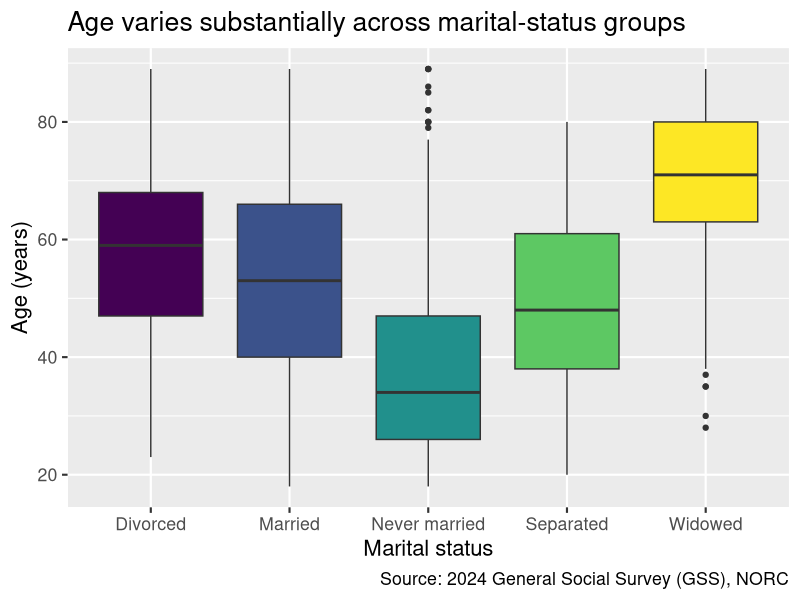
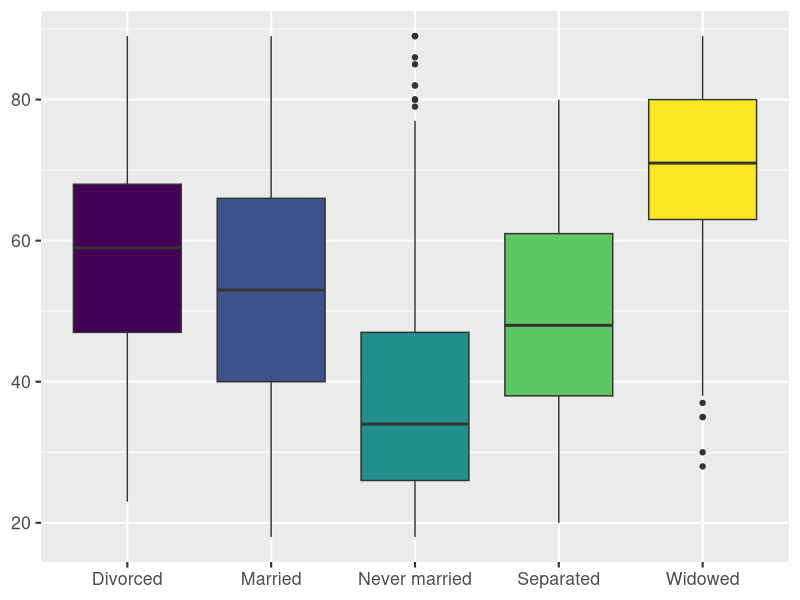
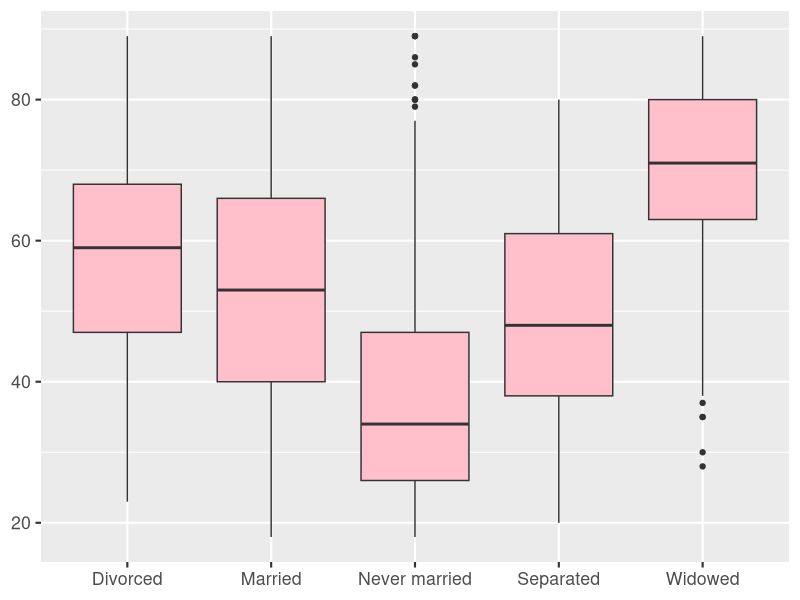

The R source for these figures, in order:
## ---- chunk 1
#| label: setup
#| include: false
ggplot2::theme_set(ggplot2::theme_gray(base_size = 16))
## ---- chunk 2
#| label: load-packages
#| message: false
library(tidyverse)
## ---- chunk 3
#| label: load-gss-data
#| message: false
gss <- read_csv("data/gss-2024.csv")
## ---- chunk 4
#| label: gss-view
gss
## ---- chunk 5
#| label: age-marital-boxplot
#| fig-width: 9
#| fig-height: 4.5
ggplot(gss, aes(x = marital_status, y = age, fill = marital_status)) +
  geom_boxplot(show.legend = FALSE) +
  labs(
    title = "Age varies substantially across marital-status groups",
    x = "Marital status",
    y = "Age (years)",
    caption = "Source: 2024 General Social Survey (GSS), NORC"
  ) +
  scale_fill_viridis_d()
## ---- chunk 6
#| ref-label: age-marital-boxplot
#| fig-width: 9
#| fig-height: 4.5
#| echo: false
#| warning: false
## ---- chunk 7
#| label: age-marital-boxplot-simplified
#| echo: false
#| warning: false
#| fig-width: 7
#| fig-height: 3.5
ggplot(gss, aes(x = marital_status, y = age, fill = marital_status)) +
  geom_boxplot(show.legend = FALSE) +
  labs(
    title = NULL,
    x = NULL,
    y = NULL,
    caption = NULL
  ) +
  scale_fill_viridis_d()
## ---- chunk 8
#| ref-label: age-marital-boxplot-simplified
#| echo: false
#| warning: false
#| fig-width: 7
#| fig-height: 3.5
## ---- chunk 9
#| label: age-marital-boxplot-setting
#| echo: false
#| warning: false
#| fig-width: 7
#| fig-height: 3.5
ggplot(gss, aes(x = marital_status, y = age)) +
  geom_boxplot(fill = "pink") +
  labs(
    title = NULL,
    x = NULL,
    y = NULL,
    caption = NULL
  )
